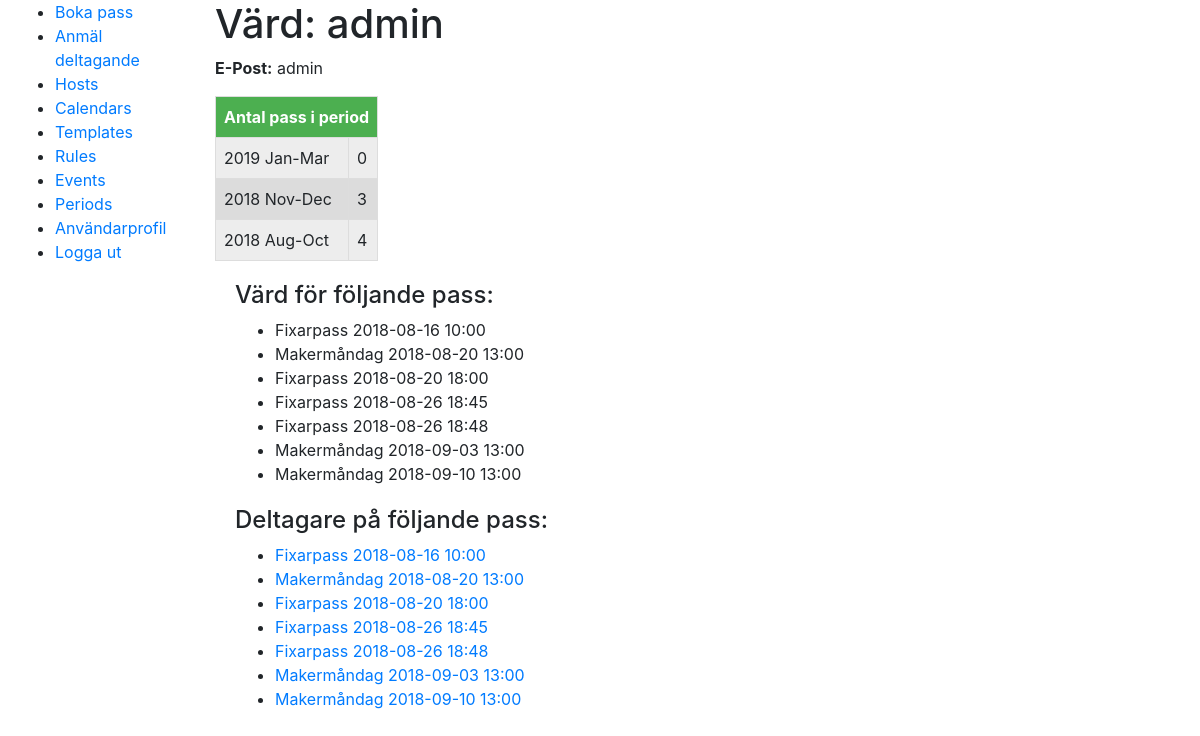
The app's page /scheduler/profile (signed in), older data.
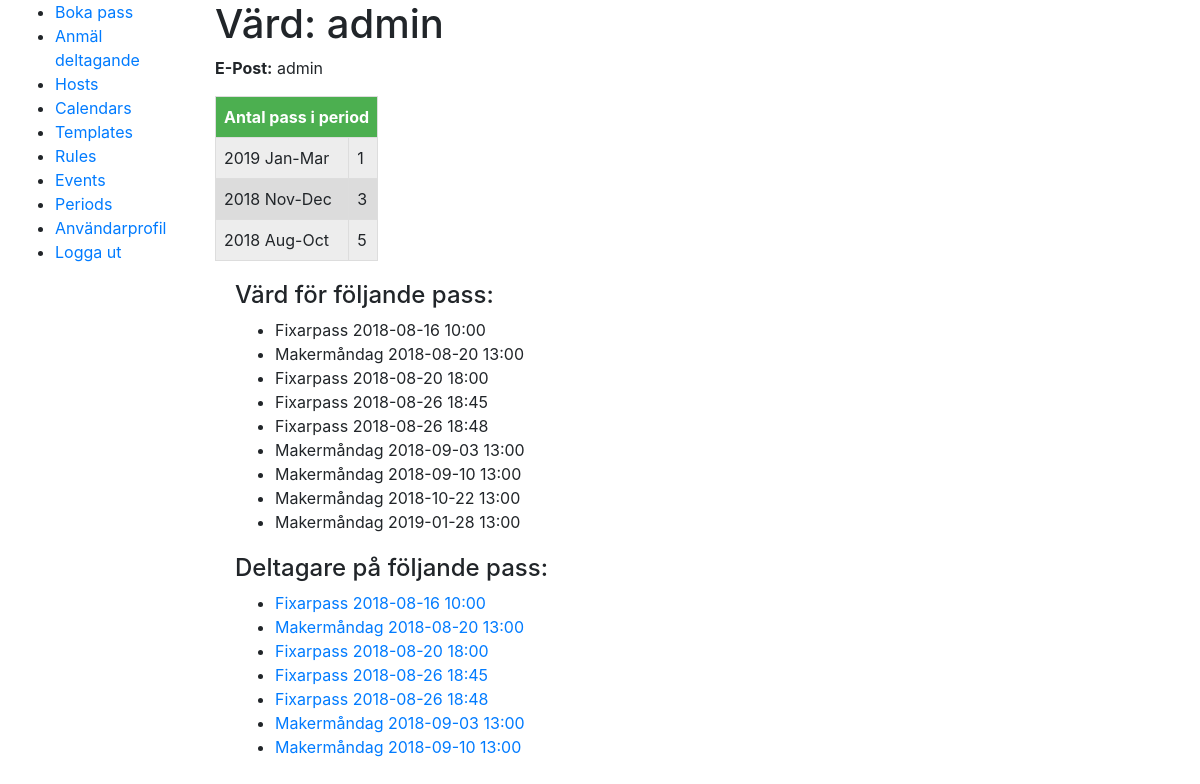
The same page, newer data.
### accounts/models.py (models this page shows, shortened)
class User(AbstractBaseUser, PermissionsMixin):
    USERNAME_FIELD = 'email'
    REQUIRED_FIELDS = ['slackId']
    class Meta:
        verbose_name = 'user'
        verbose_name_plural = 'users'
    objects = UserManager()
    slackIdValid = RegexValidator(r'^((?!@).)*$', 'Ange ditt slacknamn utan @-tecken.',
            code='invalid_slackId')
    email = models.EmailField(unique=True, verbose_name="E-post")
    slackId = models.CharField(max_length=100, verbose_name="Slacknamn", unique=True, blank=False, null=False, validators=[slackIdValid])
    is_active = models.BooleanField(default=False)
    is_staff = models.BooleanField(default=False)
    is_registration_complete = models.BooleanField(default=False)

### scheduler/models.py (models this page shows, shortened)
class SchedulingPeriod(models.Model):
    start = models.DateField(help_text="Start of period", db_index=True)
    end = models.DateField(help_text="End of period", db_index=True)
    @property
    def name(self):
        return self.start.strftime('%Y %b') + "-" + self.end.strftime('%b')

class EventInstance(models.Model):
    STATUS = (
        (-1, 'Ombokning krävs'),
        (0, 'Ledigt'),
        (1, 'Bokat'),
        (2, 'Inställt'),
    )
    id = models.UUIDField(primary_key=True, default=uuid.uuid4, editable=False, help_text="Unique ID for this bookinginstance")
    google_calendar_booking_id = models.CharField(max_length=300, help_text="Unique ID from google after instance is created", null=True, blank=True)
    host = models.ForeignKey('accounts.User', on_delete=models.SET_NULL, null=True)
    participants = models.ManyToManyField('accounts.User', related_name="participants", blank=True)
    event = models.ForeignKey('Event', on_delete=models.SET_NULL, null=True)
    start = models.DateTimeField(help_text="Start of event")
    end = models.DateTimeField(help_text="End of event")
    status = models.IntegerField(default=0, choices=STATUS, help_text="Instance status")
    period = models.ForeignKey('SchedulingPeriod', on_delete=models.SET_NULL, null=True, blank=True)
    @property
    def title(self):
        return self.event.template.title
    class Meta:
        ordering = ["start", "end"]
        unique_together = ('event', 'start', 'end')
    def display_host(self):
        return ''.join([self.host.email])
    display_host.short_description = "Host"

class Event(models.Model):
    name = models.CharField(max_length=50, help_text="Enter a human-friendly name for this type of Event")
    description = models.CharField(max_length=300, help_text="Enter a description for this type of Event", null=True, blank=True)
    template = models.ForeignKey('EventTemplate', on_delete=models.SET_NULL, null=True, help_text="Select a template for how scheduled Events will look in the calendar.")
    start = models.DateTimeField(help_text="Start of event repetition and start time of events", db_index=True)
    end = models.DateTimeField(help_text="End time of events, must be after start", db_index=True)
    repeat_end = models.DateTimeField(help_text="Date to end repetition", null=True, blank=True)
    rule = models.ForeignKey('SchedulingRule', null=True, blank=True, help_text="Select '----' for a one time only event.", on_delete=models.SET_NULL)
    class Meta:
        ordering = ["name"]
    """
    Retrieves events between two dates
    If replace=True it replaces generated events with actual objects from DB
    If replace=False it removes generated events where there is an actual object in DB but does not replace it.
    """

class EventTemplate(models.Model):
    name = models.CharField(max_length=50, help_text="Enter a human-friendly name for this template")
    title = models.CharField(max_length=100, help_text="Enter title to be used for booking")
    header = models.CharField(max_length=200, help_text="Enter a, optional, header for the event to be inserted after the hosts name into the descriptionfield in the calendar event.", null=True, blank=True)
    body = models.TextField(max_length=1000, help_text="Enter a larger body of text to be inserted after the header in the description field in the calendar event", null=True, blank=True)
    num_participants = models.IntegerField(default = 0, help_text="Number of participants, -1 for infinite")
    calendar = models.ForeignKey('SchedulingCalendar', on_delete=models.SET_NULL, null=True, help_text="Select the calendar to sync events to.")
    synchronize = models.BooleanField(default=True, help_text="If active, scheduled events will be synced to Google calendar upon creation.")
    class Meta:
        ordering = ["name"]

### scheduler/views.py (the view)
# urls.py: path('profile', views.ProfileView.as_view(), name='profile'),
class ProfileView(LoginRequiredMixin, UnsecuredHostDetailView):
    def get_object(self):
        return self.request.user

### scheduler/views.py (called while the page is built)
    def get_context_data(self, **kwargs):
        context = super(UnsecuredHostDetailView, self).get_context_data(**kwargs)
        context['period_list'] = SchedulingPeriod.objects.all().order_by('-start').annotate(event_count = Count('eventinstance', filter=Q(eventinstance__status=1, eventinstance__host=self.get_object())))
        return context

### scheduler/templates/scheduler/host_detail.html (shortened to what this page needs)
{% extends "base_generic.html" %}
{% block content %}
  <h1>Värd: {{ view_user.slackId }}</h1>
  <p><strong>E-Post:</strong> {{ view_user.email }}</p>
  <table>
  <thead>
    <tr><th colspan =2>Antal pass i period</th></tr>
  </thead>
  {% for period in period_list %}
    <tr class="{% cycle 'row-uneven' 'row-even' %}">
      <td>{{ period.name }}</td>
      <td>{{ period.event_count }}</td>
    </tr>
  {% empty %}
    <tr><td colspan=2>Ännu inte värd på några pass.</td></tr>
  {% endfor %}
  </table>
  <div style="margin-left:20px;margin-top:20px">
    <h4>Värd för följande pass:</h4>
      <ul>
        {% for event in view_user.eventinstance_set.all %}
          {% if event.status == 1 %}
          <li>{{ event.title }} {{ event.start|date:"Y-m-d H:i" }}</li>
          {% endif %}
        {% empty %}
          Ännu inte värd för några pass.
        {% endfor %}
      </ul>
  </div>
  <div style="margin-left:20px;margin-top:20px">
    <h4>Deltagare på följande pass:</h4>
      <ul>
        {% for event in view_user.participants.all %}
          <li><a href="{% url 'eventinstance-join' pk=event.pk %}">{{ event.title }} {{ event.start|date:"Y-m-d H:i" }}</a></li>
        {% empty %}
          Ännu inte deltagare på några pass.
        {% endfor %}
      </ul>
  </div>
{% endblock %}

### scheduler/templates/base_generic.html (shortened to what this page needs)
<!DOCTYPE html>
<html lang="en">
<head>
  {% load bootstrap4 %}
  {% bootstrap_css %}
</head>
<body>
  <div class="container-fluid">
    <div class="row">
      <div class="col-sm-2">
      {% block sidebar %}
      <ul class="sidebar-nav">
          <li><a href="{% url 'index' %}">Boka pass</a></li>
          <li><a href="{% url 'joinEvent' %}">Anmäl deltagande</a></li>
          {% if user.is_staff %}
          <li><a href="{% url 'hosts' %}">Hosts</a></li>
          <li><a href="{% url 'calendars' %}">Calendars</a></li>
          <li><a href="{% url 'templates' %}">Templates</a></li>
          <li><a href="{% url 'rules' %}">Rules</a></li>
          <li><a href="{% url 'events' %}">Events</a></li>
          <li><a href="{% url 'periods' %}">Periods</a></li>
          {% endif %}
          <li><a href="{% url 'profile' %}">Användarprofil</a></li>
          <li><a href="{% url 'logout' %}">Logga ut</a></li>
      </ul>
     {% endblock %}
      </div>
      <div class="col-sm-10 ">
      {% block content %}{% endblock %}
      </div>
    </div>
  </div>
</body>
</html>

### scheduler/templates/scheduler/host_detail.html (style rules this page uses)
tr.row-uneven { background: #EDEDED; }
tr.row-even { background: #DCDCDC; }
td, th { border: 1px solid #ddd; padding: 8px; }
th { background: #4CAF50; color: white }

Row changes from the older to the newer data that the page shows:
computed for SchedulingPeriod "2019 Jan-Mar": event_count "0" → "1"
computed for SchedulingPeriod "2018 Aug-Oct": event_count "4" → "5"
added EventInstance: title "Makermåndag", start "2018-10-22 13:00", shown under "Värd för följande pass:"
added EventInstance: title "Makermåndag", start "2019-01-28 13:00", shown under "Värd för följande pass:"
